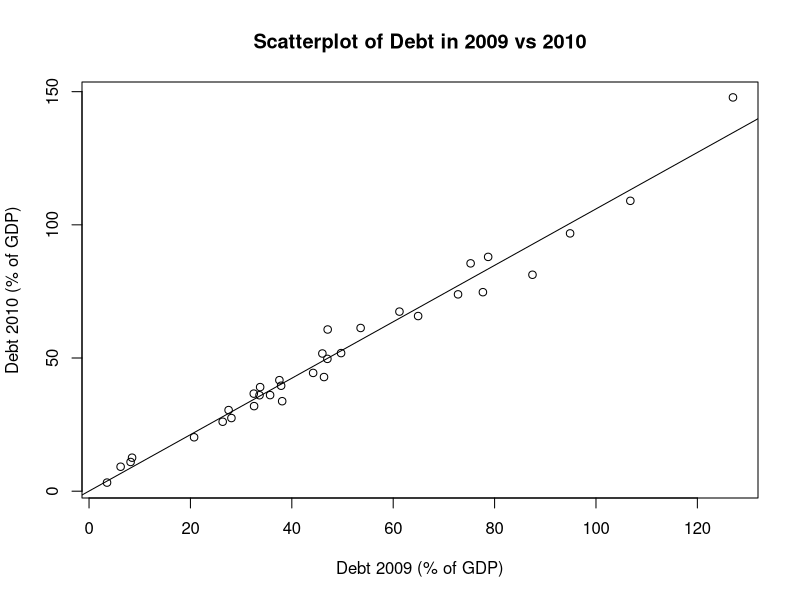
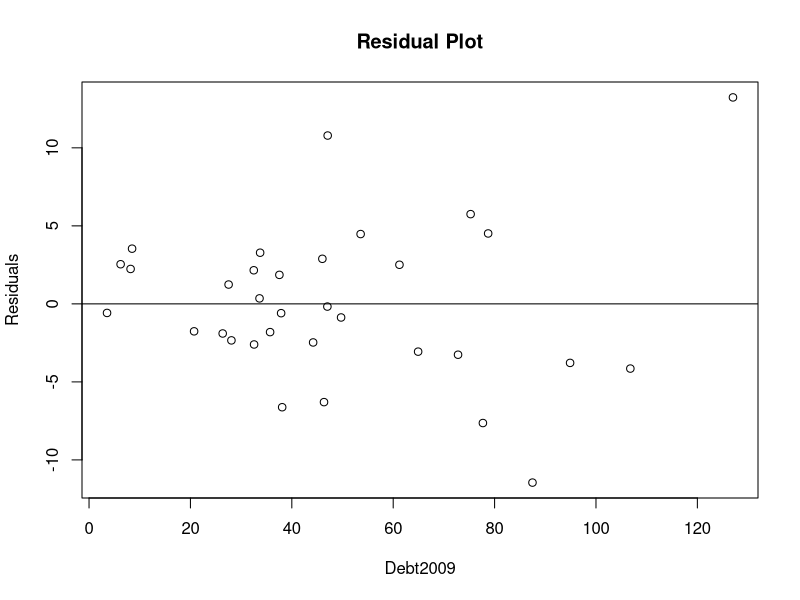

Generate these figures, in order, with R:
library(readr)
DebtCountries <- read_csv("DebtCountries.csv")
View(DebtCountries)
attach(DebtCountries)

plot(Debt2009, Debt2010, xlab="Debt 2009 (% of GDP)", ylab="Debt 2010 (% of GDP)", main="Scatterplot of Debt in 2009 vs 2010")
abline(lm(Debt2010~Debt2009))

cor(Debt2009, Debt2010)

lm(Debt2010~Debt2009)

y=0.05+1.06*50
y

Model=lm(Debt2010~Debt2009)
Residuals=resid(Model)
Residuals

plot(Debt2009, Residuals, main='Residual Plot')
abline(0,0)
